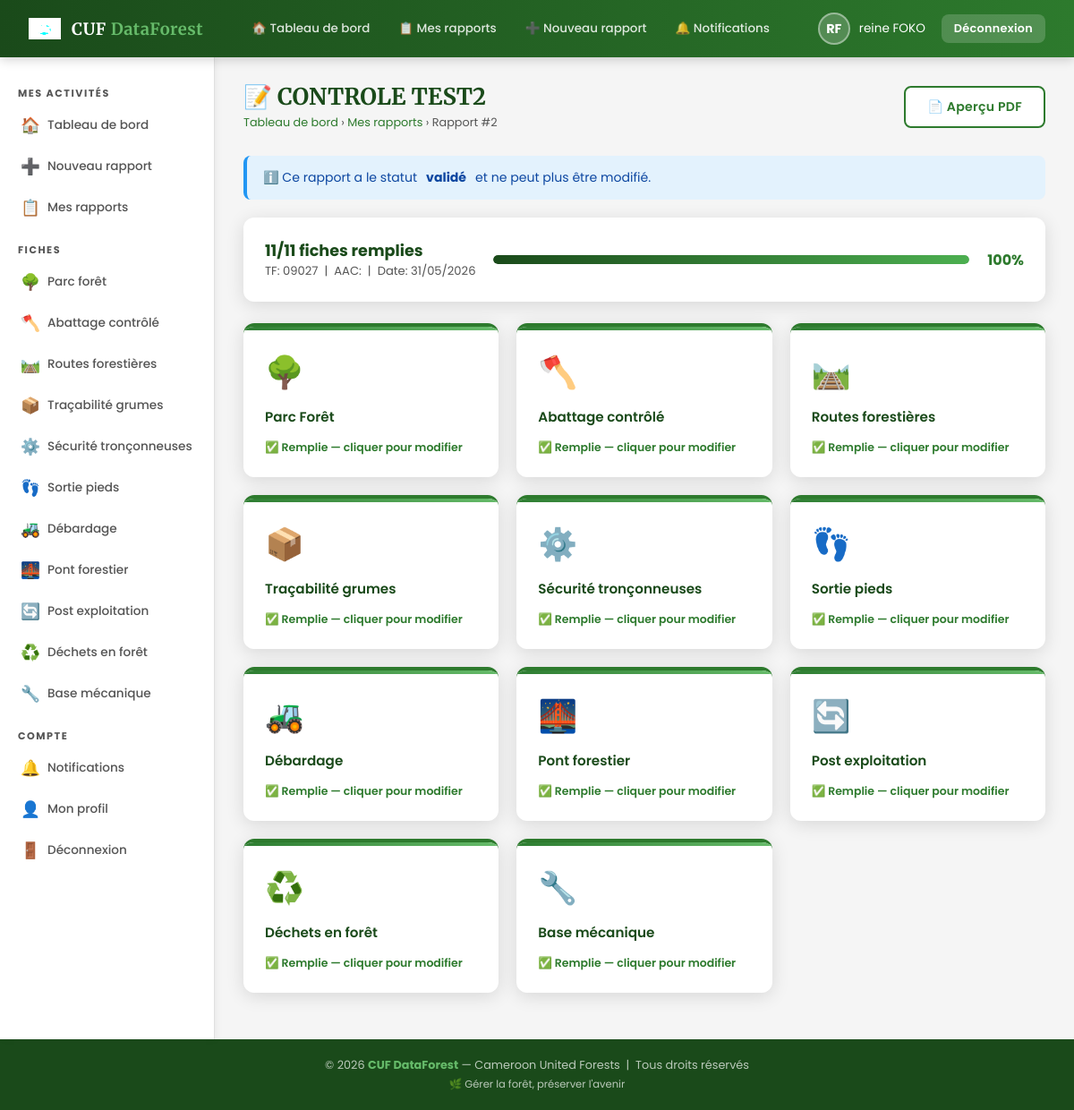
/pages/rapport_edit.php?id=2 (signed in), run on the app's committed database.
### tables this page shows
CREATE TABLE `rapports` (
  `id` int(11) NOT NULL,
  `controleur_id` int(11) NOT NULL,
  `titre` varchar(200) DEFAULT NULL,
  `titre_forestier` varchar(100) DEFAULT NULL,
  `aac` varchar(50) DEFAULT NULL,
  `date_rapport` date NOT NULL,
  `statut` enum('brouillon','soumis','validé','rejeté') DEFAULT 'brouillon',
  `avis_global` text DEFAULT NULL,
  `note_globale` decimal(5,2) DEFAULT NULL,
  `date_soumission` datetime DEFAULT NULL,
  `date_validation` datetime DEFAULT NULL,
  `admin_id` int(11) DEFAULT NULL,
  `commentaire_admin` text DEFAULT NULL,
  `pdf_path` varchar(255) DEFAULT NULL,
  `date_creation` datetime DEFAULT current_timestamp()
);

### pages/rapport_edit.php (the view, shortened to what this page needs)
<?php
$db  = getDB();
$uid = $_SESSION['user_id'];
$rid = (int)($_GET['id'] ?? 0);
$stmt = $db->prepare("SELECT * FROM rapports WHERE id=? AND controleur_id=?");
$stmt->bind_param('ii', $rid, $uid);
$stmt->execute();
$rapport = $stmt->get_result()->fetch_assoc();
function ficheRemplie($db, $table, $rid) {
    $r = $db->query("SELECT COUNT(*) FROM $table WHERE rapport_id=$rid")->fetch_row();
    return $r[0] > 0;
}
$fiches_status = [
    'parc_foret'         => ficheRemplie($db, 'fiche_parc_foret', $rid),
    'abattage'           => ficheRemplie($db, 'fiche_abattage', $rid),
    'routes'             => ficheRemplie($db, 'fiche_routes_forestieres', $rid),
    'tracabilite'        => ficheRemplie($db, 'fiche_tracabilite_grumes', $rid),
    'securite_tc'        => ficheRemplie($db, 'fiche_securite_tronconneuses', $rid),
    'sortie_pieds'       => ficheRemplie($db, 'fiche_sortie_pieds', $rid),
    'debardage'          => ficheRemplie($db, 'fiche_debardage', $rid),
    'pont'               => ficheRemplie($db, 'fiche_pont_forestier', $rid),
    'post_exploitation'  => ficheRemplie($db, 'fiche_post_exploitation', $rid),
    'dechets'            => ficheRemplie($db, 'fiche_dechets_foret', $rid),
    'base_mecanique'     => ficheRemplie($db, 'fiche_base_mecanique', $rid),
];
$nb_remplies = array_sum($fiches_status);
include '../includes/header.php';
?>
<div class="page-header">
    <div>
        <h1 class="page-title">📝 <?= htmlspecialchars($rapport['titre'] ?: 'Rapport #'.$rid) ?></h1>
        <div class="breadcrumb">
            <a href="../dashboard_controleur.php">Tableau de bord</a> ›
            <a href="mes_rapports.php">Mes rapports</a> ›
            Rapport #<?= $rid ?>
        </div>
    </div>
    <div style="display:flex;gap:10px;flex-wrap:wrap;">
        <a href="generer_pdf.php?id=<?= $rid ?>" class="btn btn-secondary" target="_blank">📄 Aperçu PDF</a>
    </div>
</div>
<?php if ($rapport['statut'] !== 'brouillon'): ?>
<div class="alert alert-info">ℹ️ Ce rapport a le statut <strong><?= $rapport['statut'] ?></strong> et ne peut plus être modifié.</div>
<?php endif; ?>
<div class="card fade-in mb-3">
    <div class="card-body" style="display:flex;align-items:center;gap:20px;">
        <div>
            <div style="font-weight:700;font-size:1.1rem;color:var(--vert-fonce);"><?= $nb_remplies ?>/11 fiches remplies</div>
            <div style="font-size:0.82rem;color:var(--gris-texte);">TF: <?= htmlspecialchars($rapport['titre_forestier']??'-') ?> &nbsp;|&nbsp; AAC: <?= htmlspecialchars($rapport['aac']??'-') ?> &nbsp;|&nbsp; Date: <?= date('d/m/Y', strtotime($rapport['date_rapport'])) ?></div>
        </div>
        <div style="flex:1;height:10px;background:var(--gris-moyen);border-radius:5px;overflow:hidden;">
            <div style="height:100%;width:<?= round($nb_remplies/11*100) ?>%;background:linear-gradient(90deg,var(--vert-fonce),var(--vert-clair));border-radius:5px;transition:width 0.5s;"></div>
        </div>
        <div style="font-weight:700;color:var(--vert-moyen);"><?= round($nb_remplies/11*100) ?>%</div>
    </div>
</div>
<div class="fiches-grid">
<?php
$fiches = [
    ['key'=>'parc_foret',       'icon'=>'🌳','titre'=>'Parc Forêt',                 'url'=>'fiche_parc_foret.php'],
    ['key'=>'abattage',         'icon'=>'🪓','titre'=>'Abattage contrôlé',          'url'=>'fiche_abattage.php'],
    ['key'=>'routes',           'icon'=>'🛤️','titre'=>'Routes forestières',        'url'=>'fiche_routes.php'],
    ['key'=>'tracabilite',      'icon'=>'📦','titre'=>'Traçabilité grumes',         'url'=>'fiche_tracabilite.php'],
    ['key'=>'securite_tc',      'icon'=>'⚙️','titre'=>'Sécurité tronçonneuses',    'url'=>'fiche_securite_tc.php'],
    ['key'=>'sortie_pieds',     'icon'=>'👣','titre'=>'Sortie pieds',               'url'=>'fiche_sortie_pieds.php'],
    ['key'=>'debardage',        'icon'=>'🚜','titre'=>'Débardage',                  'url'=>'fiche_debardage.php'],
    ['key'=>'pont',             'icon'=>'🌉','titre'=>'Pont forestier',             'url'=>'fiche_pont.php'],
    ['key'=>'post_exploitation','icon'=>'🔄','titre'=>'Post exploitation',          'url'=>'fiche_post_exploitation.php'],
    ['key'=>'dechets',          'icon'=>'♻️','titre'=>'Déchets en forêt',          'url'=>'fiche_dechets.php'],
    ['key'=>'base_mecanique',   'icon'=>'🔧','titre'=>'Base mécanique',             'url'=>'fiche_base_mecanique.php'],
];
foreach ($fiches as $f):
    $ok = $fiches_status[$f['key']];
?>
<a href="<?= $f['url'] ?>?rapport_id=<?= $rid ?>" class="fiche-card <?= $ok ? 'remplie' : '' ?> fade-in">
    <span class="fiche-icon"><?= $f['icon'] ?></span>
    <h3><?= $f['titre'] ?></h3>
    <div class="fiche-status <?= $ok ? 'ok' : 'pending' ?>">
        <?= $ok ? '✅ Remplie — cliquer pour modifier' : '⊙ Non remplie — cliquer pour remplir' ?>
    </div>
</a>
<?php endforeach; ?>
</div>
<?php include '../includes/footer.php'; ?>

### css/style.css (style rules this page uses)
:root { --vert-fonce: #1a4a1a; --vert-moyen: #2d7a2d; --vert-clair: #4caf50; --vert-pale: #e8f5e9; --vert-accent: #66bb6a; --blanc: #ffffff; --gris-clair: #f5f5f5; --gris-moyen: #e0e0e0; --gris-texte: #555555; --noir-doux: #1c1c1c; --orange-alerte:#ff9800; --rouge: #e53935; --bleu-info: #1976d2; --ombre: 0 4px 20px rgba(0,0,0,0.12); --ombre-forte: 0 8px 32px rgba(0,0,0,0.18); --radius: 12px; --radius-sm: 8px; --transition: all 0.3s ease; }
* { margin: 0; padding: 0; box-sizing: border-box; }
body { font-family: 'Poppins', sans-serif; background: var(--gris-clair); color: var(--noir-doux); min-height: 100vh; }
.btn { padding: 11px 24px; border: none; border-radius: var(--radius-sm); font-family: 'Poppins', sans-serif; font-size: 0.88rem; font-weight: 600; cursor: pointer; transition: var(--transition); display: inline-flex; align-items: center; gap: 8px; text-decoration: none; letter-spacing: 0.3px; }
.btn-secondary { background: white; color: var(--vert-moyen); border: 2px solid var(--vert-moyen); }
.page-header { margin-bottom: 28px; display: flex; align-items: center; justify-content: space-between; flex-wrap: wrap; gap: 12px; }
.page-title { font-family: 'Merriweather', serif; font-size: 1.6rem; color: var(--vert-fonce); display: flex; align-items: center; gap: 10px; }
.breadcrumb { font-size: 0.8rem; color: var(--gris-texte); margin-top: 4px; }
.breadcrumb a { color: var(--vert-moyen); text-decoration: none; }
.card { background: white; border-radius: var(--radius); box-shadow: var(--ombre); overflow: hidden; margin-bottom: 24px; }
.card-body { padding: 24px; }
.fiches-grid { display: grid; grid-template-columns: repeat(auto-fill, minmax(260px, 1fr)); gap: 20px; margin-bottom: 24px; }
.fiche-card { background: white; border-radius: var(--radius); padding: 24px; box-shadow: var(--ombre); border-top: 4px solid var(--vert-clair); transition: var(--transition); cursor: pointer; text-decoration: none; color: inherit; display: block; position: relative; overflow: hidden; }
.fiche-card::before { content: ''; position: absolute; top: 0; left: 0; right: 0; height: 4px; background: linear-gradient(90deg, var(--vert-fonce), var(--vert-clair)); }
.fiche-card.remplie { border-top-color: var(--vert-moyen); }
.fiche-card.remplie::before { background: linear-gradient(90deg, #2e7d32, #66bb6a); }
.fiche-icon { font-size: 2.2rem; margin-bottom: 12px; display: block; }
.fiche-card h3 { font-size: 0.95rem; font-weight: 600; color: var(--vert-fonce); margin-bottom: 6px; }
.fiche-status { margin-top: 14px; display: flex; align-items: center; gap: 6px; font-size: 0.78rem; font-weight: 600; }
.fiche-status.ok { color: var(--vert-moyen); }
.alert { padding: 14px 18px; border-radius: var(--radius-sm); margin-bottom: 20px; font-size: 0.88rem; display: flex; align-items: flex-start; gap: 10px; border-left: 4px solid; }
.alert-info { background: #e3f2fd; border-color: #2196f3; color: #0d47a1; }
.mb-3 { margin-bottom: 24px; }
.fade-in { animation: fadeIn 0.4s ease forwards; }

### data on the page
rapports: titre "CONTROLE TEST2", statut "validé", titre_forestier "09027", date_rapport "31/05/2026"

### other printed values
$initiales "RF"
$rid "2"
$nb_remplies "11"
$nb_remplies/11*100 "100"
$f['icon'] "🌳"
$f['titre'] "Parc Forêt"
$f['icon'] "🪓"
$f['titre'] "Abattage contrôlé"
$f['icon'] "🛤️"
$f['titre'] "Routes forestières"
$f['icon'] "📦"
$f['titre'] "Traçabilité grumes"
$f['icon'] "⚙️"
$f['titre'] "Sécurité tronçonneuses"
$f['icon'] "👣"
